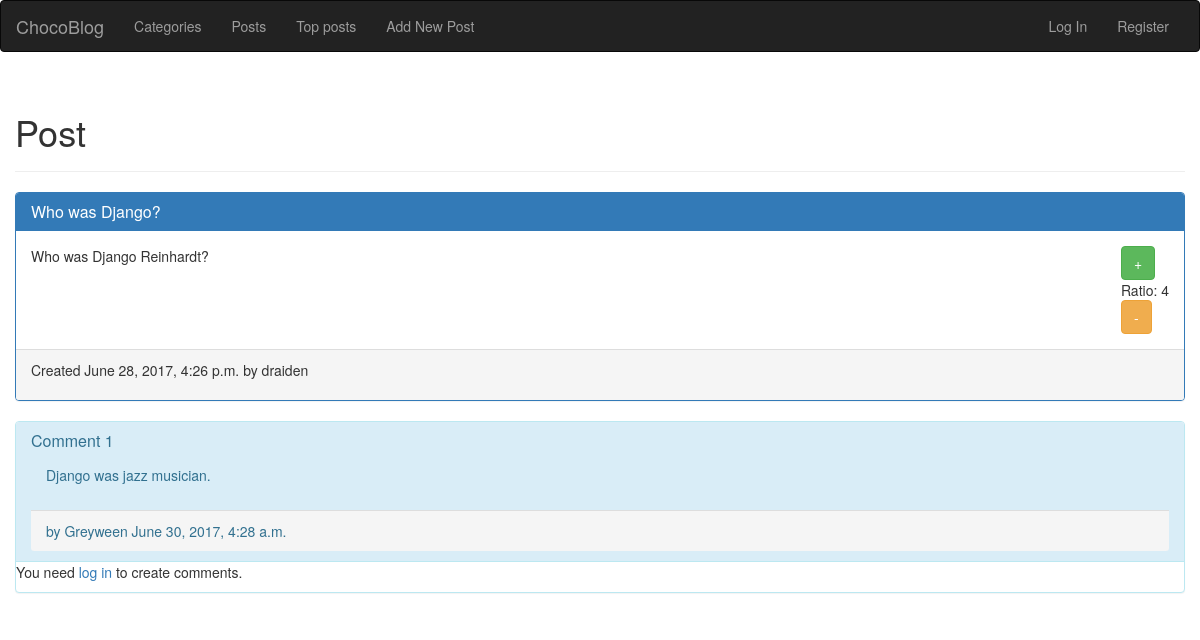
The page /blog/posts/2017/06/28/who-was-django/ on the database its author committed.
### blog/models.py (models this page shows, shortened)
class Post(models.Model):
	title = models.CharField(max_length=250)
	slug = models.SlugField(max_length=250, unique_for_date='created')
	body = models.TextField()
	picture = models.ImageField(blank=True, upload_to='post_images')
	ratio = models.IntegerField(default=0)
	created = models.DateTimeField(auto_now_add=True)
	updated = models.DateTimeField(auto_now=True)
	author = models.ForeignKey(User, related_name='blog_posts')
	category = models.ForeignKey(Category, related_name='posts')
	class Meta:
		ordering = ('-created',)

class Comment(models.Model):
	STATUS_CHOICES = (
		('draft', 'Draft'),
		('published', 'Published'),
	)
	body = models.TextField()
	created = models.DateTimeField(auto_now_add=True)
	updated = models.DateTimeField(auto_now=True)
	publish = models.DateTimeField(default=timezone.now)
	status = models.CharField(max_length=10, choices=STATUS_CHOICES, default='draft')
	post = models.ForeignKey(Post, related_name='comments')
	author = models.ForeignKey(User, related_name='blog_comments')
	class Meta:
		ordering = ('-publish',)

### blog/views.py (the view)
def post_detail(request, year, month, day, post):
	post = get_object_or_404(Post, slug=post,
													created__year=year,
													created__month=month,
													created__day=day)
	comments = post.comments.filter(status='published')
	if request.method == 'POST':
		comment_form = CommentForm(data=request.POST)
		if comment_form.is_valid():
			new_comment = comment_form.save(commit=False)
			new_comment.post = post
			new_comment.author = request.user
			new_comment.save()
	else:
		comment_form = CommentForm()
	return render(request,
								'blog/post/detail.html',
								{'post': post,
								 'comments': comments,
								 'comment_form': comment_form})

### blog/templates/blog/post/detail.html (shortened to what this page needs)
{% extends 'base.html' %}
{% load static %}
{% load bootstrap3 %}
{% block content %}
	<div class="row">
		<div class="page-header">
			<h1>Post</h1>
		</div>
		<div class="panel panel-primary">
		  <div class="panel-heading">
		    <h3 class="panel-title">
		    	{{ post.title }}
		    </h3>
		  </div>
	    <div class="panel-body">
	    	<div class="pull-right">
	    		<button id="like" class="btn btn-success"
	    						data-post-id="{{ post.id }}">+</button>
	    		<div id="ratio">
	    			Ratio: {{ post.ratio }}
	    		</div>
	    		<button id="dislike" class="btn btn-warning"
	    						data-post-id="{{ post.id }}">-</button>
    		</div>
				{{ post.body|linebreaks }}
	  	</div>
	  	<div class="panel-footer">
	  		<p>Created {{ post.created }} by {{ post.author }}</p>
			</div>
	  </div>
		{% for comment in comments %}
			<div class="panel panel-info">
			  <div class="panel-heading">
			    <h3 class="panel-title">
						Comment {{ forloop.counter }}
					</h3>
				<div class="panel-body">
					{{ comment.body|linebreaks }}
				</div>
				<div class="panel-footer">
					by {{ comment.author.username }}
					{{ comment.publish }}
				</div>
			</div>
		{% empty %}
			<p>There are no comments yet.</p>
		{% endfor %}
		{% if new_comment %}
			<h2>Your comment has been added.</h2>
		{% else %}
			{% if user.is_authenticated %}
				<h2>Add new Comment</h2>
				<form method="post" action="." class="form">
					{% csrf_token %}
					{% bootstrap_form comment_form %}
					{% buttons %}
						<input type="submit" name="submit" value="Add Comment" class="btn btn-primary">
					{% endbuttons %}
				</form>
			{% else %}
				<p>You need <a href="{% url 'account:login' %}">log in</a> to create comments.</p>
			{% endif %}
		{% endif %}
	</div>
{% endblock %}

### rows shown on the page
Post: title "Who was Django?", ratio "4", body "Who was Django Reinhardt?", created "June 28, 2017, 4:26 p.m.", author "draiden"
Comment: body "Django was jazz musician.", author.username "Greyween", publish "June 30, 2017, 4:28 a.m."
